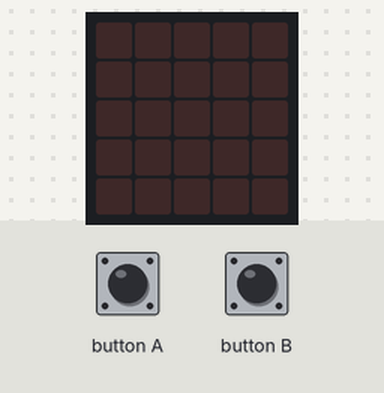
A program run on a simulated BBC micro:bit (MakeCode). On the bench: the board's 5×5 LED display. The inputs (shaded band) are chosen by the test bench.

Above: at 1.2 s.
1.3 s: button B pressed for 0.15 s
At 1.62 s:
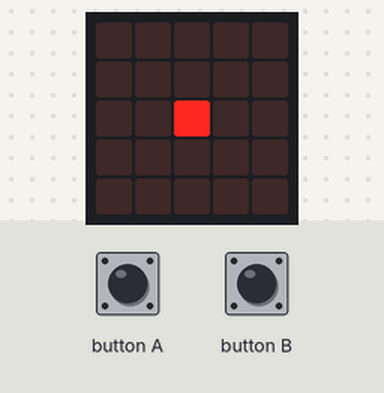
At 2.24 s:
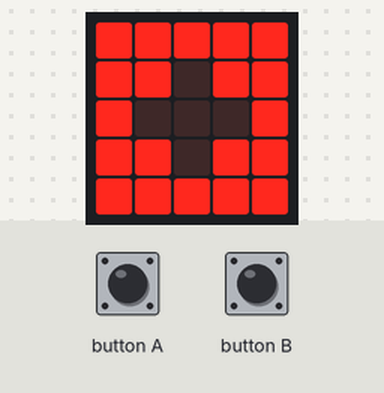
4.3 s: button A pressed for 0.15 s
At 4.35 s:
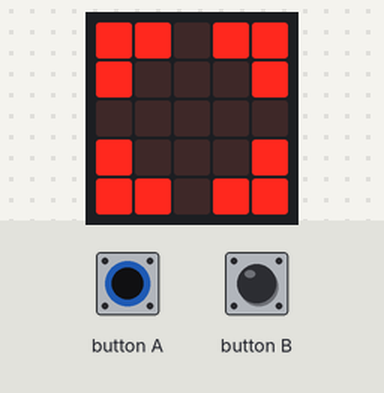
Timing chart, 0 to 7.3 s (numbered marks = the images above; inputs shaded):
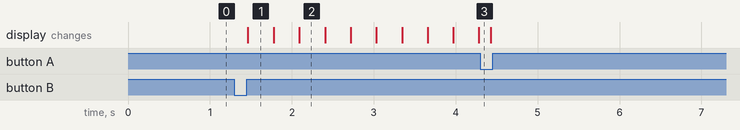

Measured:
- after the input at 1.3 s, the display: changes after 0.16 s (image 1)

The program:

main.ts
```typescript
input.onButtonPressed(Button.A, function () {
    a = 0
    led.enable(false)
})
input.onButtonPressed(Button.B, function () {
    a = 1
    led.enable(true)
})
let a = 0
a = 0
basic.forever(function () {
    if (a == 1) {
        led.toggle(2, 2)
        basic.pause(25)
        led.toggle(1, 2)
        led.toggle(3, 2)
        led.toggle(2, 1)
        led.toggle(2, 3)
        basic.pause(25)
        led.toggle(2, 4)
        led.toggle(2, 0)
        led.toggle(4, 2)
        led.toggle(0, 2)
        led.toggle(1, 1)
        led.toggle(1, 3)
        led.toggle(3, 3)
        led.toggle(3, 1)
        basic.pause(25)
        led.toggle(0, 1)
        led.toggle(3, 0)
        led.toggle(0, 3)
        led.toggle(1, 0)
        led.toggle(4, 1)
        led.toggle(1, 4)
        led.toggle(3, 4)
        led.toggle(4, 3)
        basic.pause(25)
        led.toggle(0, 0)
        led.toggle(0, 4)
        led.toggle(4, 0)
        led.toggle(4, 4)
    }
})
```

test.ts
```typescript
// здесь помещаются тесты; они не будут скомпилированы, пока пакет используется в качестве расширения.
```
